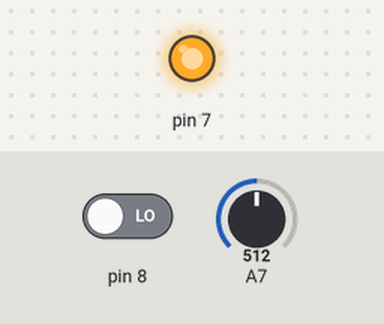
This sketch was run on a simulated Arduino Uno, built with avr-gcc and run on an emulated ATmega328P. Shown: output pins drawn as LEDs (lit = HIGH). Inputs (shaded band) come from the test bench; at power-on: pin 8 LOW, A7 = 512.

Above: at 1.7 s.
1.8 s: pin 8 driven HIGH
At 3.0 s:
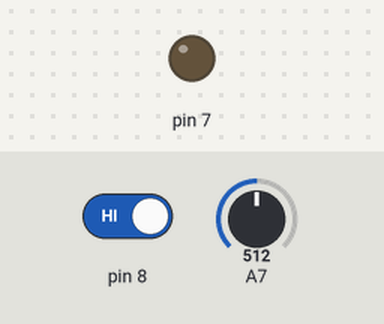
Timing chart, 0 to 4.8 s (numbered marks = the images above; inputs shaded):
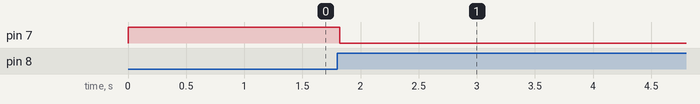

The sketch:

Autolight.ino
```cpp
#include <AutoLight.h>


//WARNING!!! ---> FOR THOSE UNFAMILIAR WITH ELECTRICITY, MAKE SURE THE RELAY IS NOT ATTACHED TO ANY HIGH VOLTAGE!!! VOLTAGES OF 120V AND OVER CAN KILL YOU!!!
//Always refer to the data sheet for your specific relay!

//Before starting, safely remove all loads and power sources from the relay device!

//1. Upload this program to the arduino.
//2. Attach the IN pin on the relay to pin 7 on the Arduino.
//3. Attach the GND pin on the relay to a GND pin on the Arduino. (GND pin on the relay must be connected to atleast one GND pin on the Arduino)
//4. Attach the Vcc pin on the relay to a 5V pin on the Arudino. (or any other external 5V DC source)
//5. Attach one side of your load's open circuit to the NO (Normally Open) pin on the relay.
//6. Attach the other side of your load's open circut to the COM (Common) pin on the relay.
//7. Attach the LDR (Light Dependant Resistor) input to pin A7 on the Arduino.
//8. Attach the PIR motion sensor Data pin to pin 8 on the Arduino.
//9. Attach the PIR motion sensor Vcc pin to a 5V pin on the Arduino. (or any other external 5V DC source)
//10. Attach the PIR motion sensor GND pin to any GND pin on the Arduino. (GND pin on the PIR sensor must be connected to atleast one GND pin on the Arduino)
//11. Power up your arduino with a 5V DC source.
//12. Enjoy!


/*                Enter the number of seconds that you want the light to stay on. In this case we have it on for 60 seconds when triggered.
                  |
                  |
                  |
                  |
                  V     */
int duration = ( 60 );

AutoLight light(duration);

void setup()
{
  digitalWrite(7, HIGH); //This makes sure that the relay is turned off at the start.
  delay(500);
}

void loop()
{
  light.execute();
  delay(10);
}
```

AutoLight.h
```cpp
/*
  AutoLight.h - Library for controlling a light switch relay based on sensor
  values from a light dependant resistor and PIR motion sensor.
  Created by Aaron Caruso, November 6, 2018.
  Released into the public domain.
*/

#ifndef AutoLight_h
#define AutoLight_h

#include "Arduino.h"

class AutoLight
{
  public:
    AutoLight(int onTime);
    void execute();
  private:
    int _onTime;
};

#endif
```

Measured:
- after the input at 1.8 s, pin 7: HIGH → LOW at once
